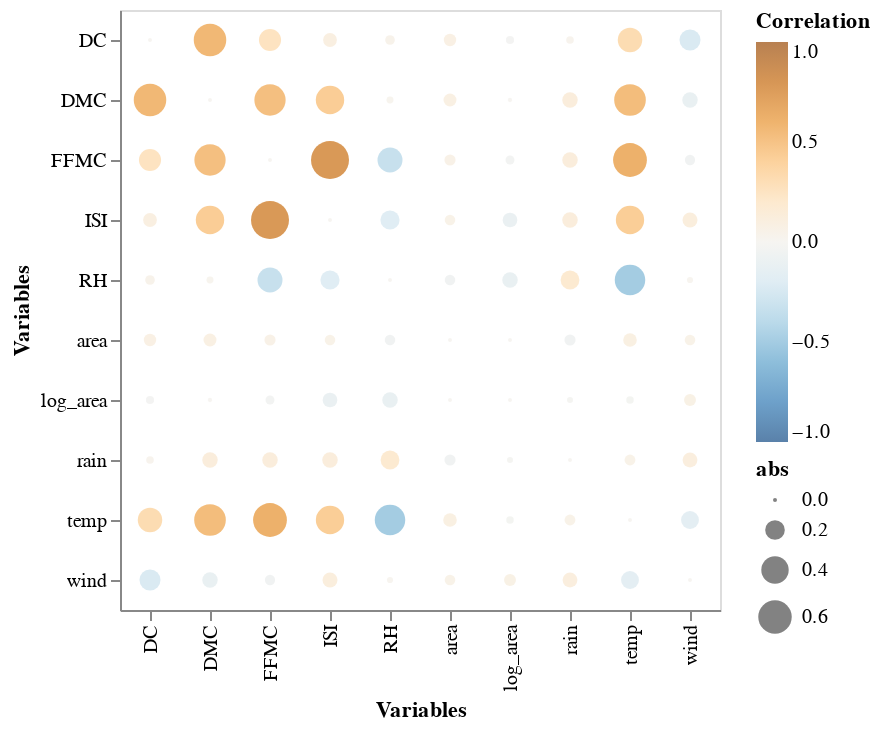

Notebook source saved alongside this figure:
### Markdown cell above
Figure 7 plots the pairwise relationships between the numerical variables of the dataset. This plot shows the patterns between the numerical variables and reveals the outliers in the data. For example, the variables such as `FFMC`, `DMC`, `DC`, `ISI` and `rain` contain outliers. This suggests that we need to keep this in mind and deal with the outliers when making our model.

### Code cell
train_df_numeric = train_set.drop(["X", "Y", "month", "day"], axis=1)

corr_df = train_df_numeric.corr("spearman").stack().reset_index(name="corr")
corr_df.loc[corr_df["corr"] == 1, "corr"] = 0
corr_df["abs"] = corr_df["corr"].abs()

(
    alt.Chart(corr_df)
    .mark_circle()
    .encode(x = alt.X("level_0", title = "Variables"),
            y = alt.Y("level_1", title = "Variables"),
            size = "abs",
            color = alt.Color('corr',
                               scale = alt.Scale(scheme = 'blueorange',
                                                 domain = (-1, 1)),
                               title = "Correlation"))
).properties(
    width = 300,
    height = 300
)

### Figure 1 — Vega-Lite specification as saved in the notebook (floating-point values rounded to 4 significant figures)
{"$schema": "https://vega.github.io/schema/vega-lite/v4.8.1.json", "config": {"view": {"continuousHeight": 300, "continuousWidth": 400}}, "data": {"name": "data-5f1e4b2da721e010883fc899b963e08c"}, "datasets": {"data-5f1e4b2da721e010883fc899b963e08c": [{"abs": 0, "corr": 0, "level_0": "FFMC", "level_1": "FFMC"}, {"abs": 0.523, "corr": 0.523, "level_0": "FFMC", "level_1": "DMC"}, {"abs": 0.2575, "corr": 0.2575, "level_0": "FFMC", "level_1": "DC"}, {"abs": 0.776, "corr": 0.776, "level_0": "FFMC", "level_1": "ISI"}, {"abs": 0.613, "corr": 0.613, "level_0": "FFMC", "level_1": "temp"}, {"abs": 0.331, "corr": -0.331, "level_0": "FFMC", "level_1": "RH"}, {"abs": 0.04908, "corr": -0.04908, "level_0": "FFMC", "level_1": "wind"}, {"abs": 0.1218, "corr": 0.1218, "level_0": "FFMC", "level_1": "rain"}, {"abs": 0.05804, "corr": 0.05804, "level_0": "FFMC", "level_1": "area"}, {"abs": 0.03467, "corr": -0.03467, "level_0": "FFMC", "level_1": "log_area"}, {"abs": 0.523, "corr": 0.523, "level_0": "DMC", "level_1": "FFMC"}, {"abs": 0, "corr": 0, "level_0": "DMC", "level_1": "DMC"}, {"abs": 0.5664, "corr": 0.5664, "level_0": "DMC", "level_1": "DC"}, {"abs": 0.4299, "corr": 0.4299, "level_0": "DMC", "level_1": "ISI"}, {"abs": 0.536, "corr": 0.536, "level_0": "DMC", "level_1": "temp"}, {"abs": 0.01781, "corr": 0.01781, "level_0": "DMC", "level_1": "RH"}, {"abs": 0.121, "corr": -0.121, "level_0": "DMC", "level_1": "wind"}, {"abs": 0.121, "corr": 0.121, "level_0": "DMC", "level_1": "rain"}, {"abs": 0.08236, "corr": 0.08236, "level_0": "DMC", "level_1": "area"}, {"abs": 0.001323, "corr": -0.001323, "level_0": "DMC", "level_1": "log_area"}, {"abs": 0.2575, "corr": 0.2575, "level_0": "DC", "level_1": "FFMC"}, {"abs": 0.5664, "corr": 0.5664, "level_0": "DC", "level_1": "DMC"}, {"abs": 0, "corr": 0, "level_0": "DC", "level_1": "DC"}, {"abs": 0.09494, "corr": 0.09494, "level_0": "DC", "level_1": "ISI"}, {"abs": 0.3167, "corr": 0.3167, "level_0": "DC", "level_1": "temp"}, {"abs": 0.04163, "corr": 0.04163, "level_0": "DC", "level_1": "RH"}, {"abs": 0.2318, "corr": -0.2318, "level_0": "DC", "level_1": "wind"}, {"abs": 0.02303, "corr": 0.02303, "level_0": "DC", "level_1": "rain"}, {"abs": 0.07454, "corr": 0.07454, "level_0": "DC", "level_1": "area"}, {"abs": 0.02744, "corr": -0.02744, "level_0": "DC", "level_1": "log_area"}, {"abs": 0.776, "corr": 0.776, "level_0": "ISI", "level_1": "FFMC"}, {"abs": 0.4299, "corr": 0.4299, "level_0": "ISI", "level_1": "DMC"}, {"abs": 0.09494, "corr": 0.09494, "level_0": "ISI", "level_1": "DC"}, {"abs": 0, "corr": 0, "level_0": "ISI", "level_1": "ISI"}, {"abs": 0.4264, "corr": 0.4264, "level_0": "ISI", "level_1": "temp"}, {"abs": 0.1909, "corr": -0.1909, "level_0": "ISI", "level_1": "RH"}, {"abs": 0.1133, "corr": 0.1133, "level_0": "ISI", "level_1": "wind"}, {"abs": 0.1228, "corr": 0.1228, "level_0": "ISI", "level_1": "rain"}, {"abs": 0.0511, "corr": 0.0511, "level_0": "ISI", "level_1": "area"}, {"abs": 0.1087, "corr": -0.1087, "level_0": "ISI", "level_1": "log_area"}, {"abs": 0.613, "corr": 0.613, "level_0": "temp", "level_1": "FFMC"}, {"abs": 0.536, "corr": 0.536, "level_0": "temp", "level_1": "DMC"}, {"abs": 0.3167, "corr": 0.3167, "level_0": "temp", "level_1": "DC"}, {"abs": 0.4264, "corr": 0.4264, "level_0": "temp", "level_1": "ISI"}, {"abs": 0, "corr": 0, "level_0": "temp", "level_1": "temp"}, {"abs": 0.4962, "corr": -0.4962, "level_0": "temp", "level_1": "RH"}, {"abs": 0.1644, "corr": -0.1644, "level_0": "temp", "level_1": "wind"}, {"abs": 0.05498, "corr": 0.05498, "level_0": "temp", "level_1": "rain"}, {"abs": 0.09163, "corr": 0.09163, "level_0": "temp", "level_1": "area"}, {"abs": 0.02203, "corr": -0.02203, "level_0": "temp", "level_1": "log_area"}, {"abs": 0.331, "corr": -0.331, "level_0": "RH", "level_1": "FFMC"}, {"abs": 0.01781, "corr": 0.01781, "level_0": "RH", "level_1": "DMC"}, {"abs": 0.04163, "corr": 0.04163, "level_0": "RH", "level_1": "DC"}, {"abs": 0.1909, "corr": -0.1909, "level_0": "RH", "level_1": "ISI"}, {"abs": 0.4962, "corr": -0.4962, "level_0": "RH", "level_1": "temp"}, {"abs": 0, "corr": 0, "level_0": "RH", "level_1": "RH"}, {"abs": 0.01183, "corr": 0.01183, "level_0": "RH", "level_1": "wind"}, {"abs": 0.1828, "corr": 0.1828, "level_0": "RH", "level_1": "rain"}, {"abs": 0.05083, "corr": -0.05083, "level_0": "RH", "level_1": "area"}, {"abs": 0.1217, "corr": -0.1217, "level_0": "RH", "level_1": "log_area"}, {"abs": 0.04908, "corr": -0.04908, "level_0": "wind", "level_1": "FFMC"}, {"abs": 0.121, "corr": -0.121, "level_0": "wind", "level_1": "DMC"}, {"abs": 0.2318, "corr": -0.2318, "level_0": "wind", "level_1": "DC"}, {"abs": 0.1133, "corr": 0.1133, "level_0": "wind", "level_1": "ISI"}, {"abs": 0.1644, "corr": -0.1644, "level_0": "wind", "level_1": "temp"}, {"abs": 0.01183, "corr": 0.01183, "level_0": "wind", "level_1": "RH"}, {"abs": 0, "corr": 0, "level_0": "wind", "level_1": "wind"}, {"abs": 0.11, "corr": 0.11, "level_0": "wind", "level_1": "rain"}, {"abs": 0.05218, "corr": 0.05218, "level_0": "wind", "level_1": "area"}, {"abs": 0.06862, "corr": 0.06862, "level_0": "wind", "level_1": "log_area"}, {"abs": 0.1218, "corr": 0.1218, "level_0": "rain", "level_1": "FFMC"}, {"abs": 0.121, "corr": 0.121, "level_0": "rain", "level_1": "DMC"}, {"abs": 0.02303, "corr": 0.02303, "level_0": "rain", "level_1": "DC"}, {"abs": 0.1228, "corr": 0.1228, "level_0": "rain", "level_1": "ISI"}, {"abs": 0.05498, "corr": 0.05498, "level_0": "rain", "level_1": "temp"}, {"abs": 0.1828, "corr": 0.1828, "level_0": "rain", "level_1": "RH"}, {"abs": 0.11, "corr": 0.11, "level_0": "rain", "level_1": "wind"}, {"abs": 0, "corr": 0, "level_0": "rain", "level_1": "rain"}, {"abs": 0.05812, "corr": -0.05812, "level_0": "rain", "level_1": "area"}, {"abs": 0.01062, "corr": -0.01062, "level_0": "rain", "level_1": "log_area"}, {"abs": 0.05804, "corr": 0.05804, "level_0": "area", "level_1": "FFMC"}, {"abs": 0.08236, "corr": 0.08236, "level_0": "area", "level_1": "DMC"}, {"abs": 0.07454, "corr": 0.07454, "level_0": "area", "level_1": "DC"}, {"abs": 0.0511, "corr": 0.0511, "level_0": "area", "level_1": "ISI"}, {"abs": 0.09163, "corr": 0.09163, "level_0": "area", "level_1": "temp"}, {"abs": 0.05083, "corr": -0.05083, "level_0": "area", "level_1": "RH"}, {"abs": 0.05218, "corr": 0.05218, "level_0": "area", "level_1": "wind"}, {"abs": 0.05812, "corr": -0.05812, "level_0": "area", "level_1": "rain"}, {"abs": 0, "corr": 0, "level_0": "area", "level_1": "area"}, {"abs": 0, "corr": 0, "level_0": "area", "level_1": "log_area"}, {"abs": 0.03467, "corr": -0.03467, "level_0": "log_area", "level_1": "FFMC"}, {"abs": 0.001323, "corr": -0.001323, "level_0": "log_area", "level_1": "DMC"}, {"abs": 0.02744, "corr": -0.02744, "level_0": "log_area", "level_1": "DC"}, {"abs": 0.1087, "corr": -0.1087, "level_0": "log_area", "level_1": "ISI"}, {"abs": 0.02203, "corr": -0.02203, "level_0": "log_area", "level_1": "temp"}, {"abs": 0.1217, "corr": -0.1217, "level_0": "log_area", "level_1": "RH"}, {"abs": 0.06862, "corr": 0.06862, "level_0": "log_area", "level_1": "wind"}, {"abs": 0.01062, "corr": -0.01062, "level_0": "log_area", "level_1": "rain"}, {"abs": 0, "corr": 0, "level_0": "log_area", "level_1": "area"}, {"abs": 0, "corr": 0, "level_0": "log_area", "level_1": "log_area"}]}, "encoding": {"color": {"field": "corr", "scale": {"domain": [-1, 1], "scheme": "blueorange"}, "title": "Correlation", "type": "quantitative"}, "size": {"field": "abs", "type": "quantitative"}, "x": {"field": "level_0", "title": "Variables", "type": "nominal"}, "y": {"field": "level_1", "title": "Variables", "type": "nominal"}}, "height": 300, "mark": "circle", "width": 300}
